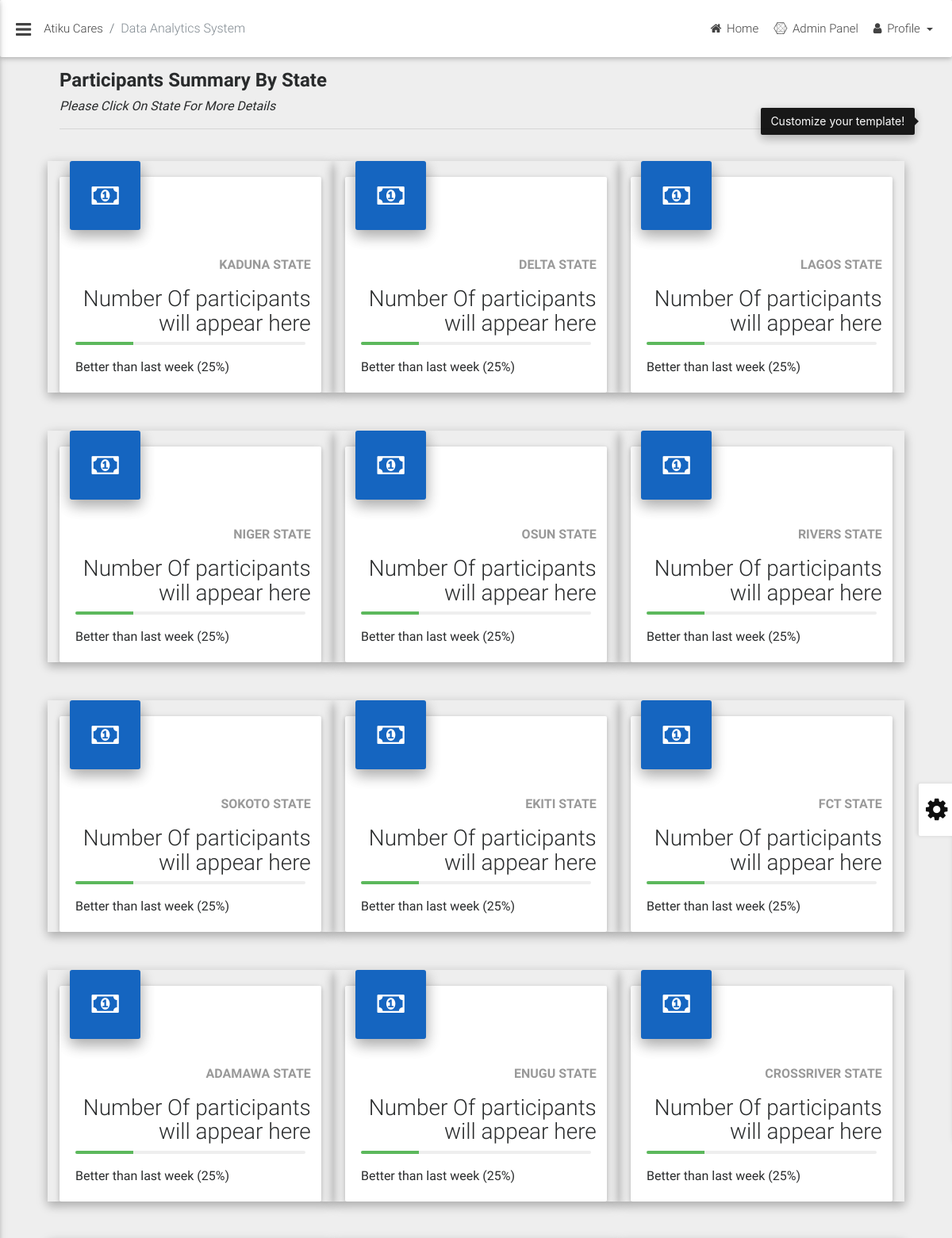
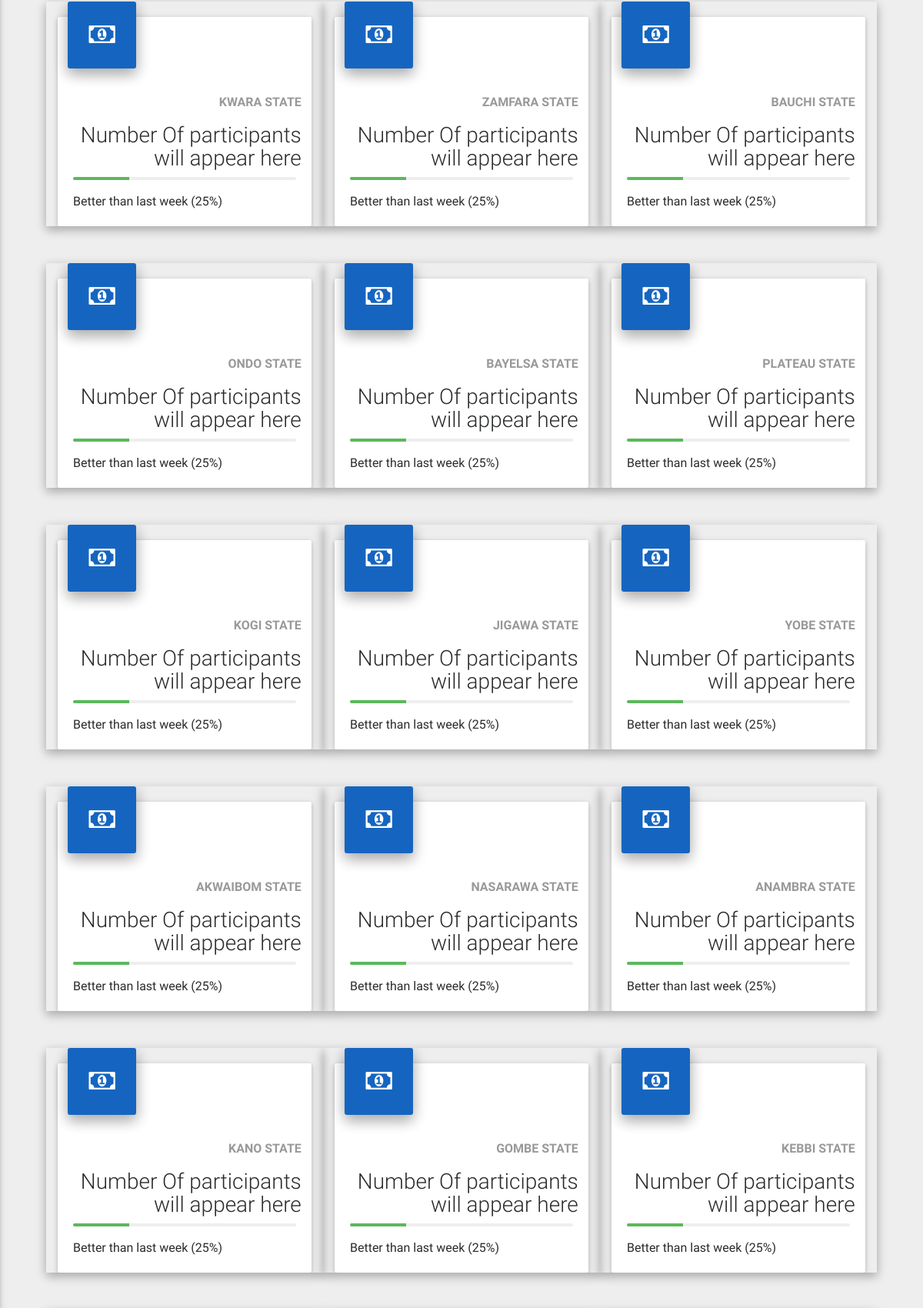
/visualize/ (upper part), run on the app's committed database (2 pictures, top to bottom).
### atiku/models.py (models this page shows, shortened)
class State(models.Model):
    name = models.CharField(max_length=50)

### atiku/view/visualize.py (the view)
# urls.py: url(r'^visualize/', 'atiku.view.visualize.page', name='visualize'),
def page(request):
    states = State.objects.all()
    return render(request, 'home v3.html', {'states':states})

### templates/home v3.html (shortened to what this page needs)
<!DOCTYPE html>
{% load static %}
<html lang="en">
<head>
    <link rel="stylesheet" href="{% static 'material/font/font-awesome.min.css' %}">
    <link href="{% static 'material/css/bootstrap.min.css' %}" rel="stylesheet">
    <link href="{% static 'material/css/mdb.css' %}" rel="stylesheet">
    <link rel="stylesheet" href="{% static 'material/css/customizer.min.css' %}">
    <link href="{% static 'material/css/style.css' %}" rel="stylesheet">
</head>
<body class="fixed-sn white-skin">
    <div id="customizer" class="z-depth-1">
        <a href="#" id="toggle" data-toggle="tooltip" data-placement="left" title="Customize your template!"><i class="fa fa-cog" aria-hidden="true"></i></a>
    </div>
    <header>
        <nav class="navbar fixed-top navbar-toggleable-md navbar-dark scrolling-navbar double-nav">
            <div class="float-left">
                <a href="#" data-activates="slide-out" class="button-collapse"><i class="fa fa-bars"></i></a>
            </div>
            <ol class="breadcrumb hidden-lg-down">
                <li class="breadcrumb-item active"><a href="#">Atiku Cares</a></li>
                <li class="breadcrumb-item active">Data Analytics System</li>
            </ol>
            <ul class="nav navbar-nav nav-flex-icons ml-auto">
                <li class="nav-item">
                    <a class="nav-link"><i class="fa fa-home"></i> <span class="hidden-sm-down">Home</span></a>
                </li>
                <li class="nav-item">
                    <a class="nav-link"><i class="fa fa-connectdevelop"></i> <span class="hidden-sm-down">Admin Panel</span></a>
                </li>
                <li class="nav-item dropdown">
                    <a class="nav-link dropdown-toggle" href="#" id="userDropdown" data-toggle="dropdown" aria-haspopup="true" aria-expanded="false">
                        <i class="fa fa-user"></i> <span class="hidden-sm-down">Profile</span>
                    </a>
                </li>
            </ul>
        </nav>
    </header>
    <main class="">
        <div class="container-fluid">
            <h4 class="text-left font-weight-bold">Participants Summary By State</h4>
            <p class="font-italic">Please Click On State For More Details  </p>
            <hr>
            <br>
            <section class="section section-intro">
                <div class="row ">
                        {% for state in states %}
                    <div class="col-md-4 mb-3 ms-2 view overlay hm-blue-strong hoverable">
                        <div class="card card-cascade cascading-admin-card">
                            <div class="admin-up">
                                <i class="fa fa-money blue darken-3"></i>
                                <div class="data">
                                    <p class="font-weight-bold"> {{ state.name }} State</p>
                                    <h3>Number Of participants will appear here</h4>
                                </div>
                            </div>
                            <div class="card-block">
                                <div class="progress">
                                    <div class="progress-bar bg-success" role="progressbar" style="width: 25%" aria-valuenow="25" aria-valuemin="0" aria-valuemax="100"></div>
                                </div>
                                <p class="card-text">Better than last week (25%)</p>
                            </div>
                        </div>
                    </div>
                    {% endfor %}
                </div>
            </section>
        </div>
    </main>
    <link rel="stylesheet" href="{% static 'material/js/vendor/jvectormap/jquery-jvectormap-2.0.3.css' %}" type="text/css" media="screen"/>
</body>
</html>

### data on the page
State: name "KADUNA"
State: name "DELTA"
State: name "LAGOS"
State: name "NIGER"
State: name "OSUN"
State: name "RIVERS"
State: name "SOKOTO"
State: name "EKITI"
State: name "FCT"
State: name "ADAMAWA"
State: name "ENUGU"
State: name "CROSSRIVER"
State: name "KWARA"
State: name "ZAMFARA"
State: name "BAUCHI"
State: name "ONDO"
State: name "BAYELSA"
State: name "PLATEAU"
State: name "KOGI"
State: name "JIGAWA"
State: name "YOBE"
State: name "AKWAIBOM"
State: name "NASARAWA"
State: name "ANAMBRA"
State: name "KANO"
State: name "GOMBE"
State: name "KEBBI"
